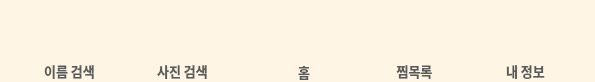
    <widget class="QWidget" name="widget_4" native="true">
     <property name="geometry">
      <rect>
       <x>0</x>
       <y>760</y>
       <width>595</width>
       <height>82</height>
      </rect>
     </property>
     <property name="styleSheet">
      <string notr="true">background-color: rgb(255, 245, 228);
border-style:solid;
broder-radius:20px;
border-width:0px;
</string>
     </property>
     <widget class="QPushButton" name="home_btn">
      <property name="geometry">
       <rect>
        <x>275</x>
        <y>10</y>
        <width>58</width>
        <height>50</height>
       </rect>
      </property>
      <property name="text">
       <string/>
      </property>
      <property name="icon">
       <iconset>
        <normaloff>../Images/홈버튼.png</normaloff>../Images/홈버튼.png</iconset>
      </property>
      <property name="iconSize">
       <size>
        <width>60</width>
        <height>50</height>
       </size>
      </property>
     </widget>
     <widget class="QLabel" name="label_9">
      <property name="geometry">
       <rect>
        <x>276</x>
        <y>63</y>
        <width>56</width>
        <height>17</height>
       </rect>
      </property>
      <property name="font">
       <font>
        <family>G마켓 산스 TTF Medium</family>
        <pointsize>10</pointsize>
        <weight>75</weight>
        <bold>true</bold>
       </font>
      </property>
      <property name="styleSheet">
       <string notr="true">color: rgb(90, 90, 90);</string>
      </property>
      <property name="text">
       <string>홈</string>
      </property>
      <property name="alignment">
       <set>Qt::AlignCenter</set>
      </property>
     </widget>
     <widget class="QPushButton" name="mypage_btn">
      <property name="geometry">
       <rect>
        <x>503</x>
        <y>12</y>
        <width>40</width>
        <height>50</height>
       </rect>
      </property>
      <property name="text">
       <string/>
      </property>
      <property name="icon">
       <iconset>
        <normaloff>../Images/마이페이지.png</normaloff>../Images/마이페이지.png</iconset>
      </property>
      <property name="iconSize">
       <size>
        <width>147</width>
        <height>145</height>
       </size>
      </property>
     </widget>
     <widget class="QLabel" name="label_13">
      <property name="geometry">
       <rect>
        <x>485</x>
        <y>63</y>
        <width>81</width>
        <height>16</height>
       </rect>
      </property>
      <property name="font">
       <font>
        <family>G마켓 산스 TTF Medium</family>
        <pointsize>10</pointsize>
        <weight>75</weight>
        <bold>true</bold>
       </font>
      </property>
      <property name="styleSheet">
       <string notr="true">color: rgb(90, 90, 90);</string>
      </property>
      <property name="text">
       <string>내 정보</string>
      </property>
      <property name="alignment">
       <set>Qt::AlignCenter</set>
      </property>
     </widget>
     <widget class="QPushButton" name="choice_btn">
      <property name="geometry">
       <rect>
        <x>389</x>
        <y>16</y>
        <width>50</width>
        <height>40</height>
       </rect>
      </property>
      <property name="text">
       <string/>
      </property>
      <property name="icon">
       <iconset>
        <normaloff>../Images/찜.png</normaloff>../Images/찜.png</iconset>
      </property>
      <property name="iconSize">
       <size>
        <width>33</width>
        <height>33</height>
       </size>
      </property>
     </widget>
     <widget class="QLabel" name="label_16">
      <property name="geometry">
       <rect>
        <x>374</x>
        <y>63</y>
        <width>81</width>
        <height>16</height>
       </rect>
      </property>
      <property name="font">
       <font>
        <family>G마켓 산스 TTF Medium</family>
        <pointsize>10</pointsize>
        <weight>75</weight>
        <bold>true</bold>
       </font>
      </property>
      <property name="styleSheet">
       <string notr="true">color: rgb(90, 90, 90);</string>
      </property>
      <property name="text">
       <string>찜목록</string>
      </property>
      <property name="alignment">
       <set>Qt::AlignCenter</set>
      </property>
     </widget>
     <widget class="QPushButton" name="name_search_btn">
      <property name="geometry">
       <rect>
        <x>48</x>
        <y>20</y>
        <width>31</width>
        <height>31</height>
       </rect>
      </property>
      <property name="text">
       <string/>
      </property>
      <property name="icon">
       <iconset>
        <normaloff>../Images/search.png</normaloff>../Images/search.png</iconset>
      </property>
      <property name="iconSize">
       <size>
        <width>60</width>
        <height>40</height>
       </size>
      </property>
     </widget>
     <widget class="QLabel" name="label_19">
      <property name="geometry">
       <rect>
        <x>29</x>
        <y>63</y>
        <width>81</width>
        <height>16</height>
       </rect>
      </property>
      <property name="font">
       <font>
        <family>G마켓 산스 TTF Medium</family>
        <pointsize>10</pointsize>
        <weight>75</weight>
        <bold>true</bold>
       </font>
      </property>
      <property name="styleSheet">
       <string notr="true">color: rgb(90, 90, 90);</string>
      </property>
      <property name="text">
       <string>이름 검색</string>
      </property>
      <property name="alignment">
       <set>Qt::AlignCenter</set>
      </property>
     </widget>
     <widget class="QPushButton" name="picture_btn">
      <property name="geometry">
       <rect>
        <x>162</x>
        <y>17</y>
        <width>41</width>
        <height>39</height>
       </rect>
      </property>
      <property name="text">
       <string/>
      </property>
      <property name="icon">
       <iconset>
        <normaloff>../Images/picture.png</normaloff>../Images/picture.png</iconset>
      </property>
      <property name="iconSize">
       <size>
        <width>60</width>
        <height>60</height>
       </size>
      </property>
     </widget>
     <widget class="QLabel" name="label_20">
      <property name="geometry">
       <rect>
        <x>142</x>
        <y>63</y>
        <width>81</width>
        <height>16</height>
       </rect>
      </property>
      <property name="font">
       <font>
        <family>G마켓 산스 TTF Medium</family>
        <pointsize>10</pointsize>
        <weight>75</weight>
        <bold>true</bold>
       </font>
      </property>
      <property name="styleSheet">
       <string notr="true">color: rgb(90, 90, 90);</string>
      </property>
      <property name="text">
       <string>사진 검색</string>
      </property>
      <property name="alignment">
       <set>Qt::AlignCenter</set>
      </property>
     </widget>
    </widget>
